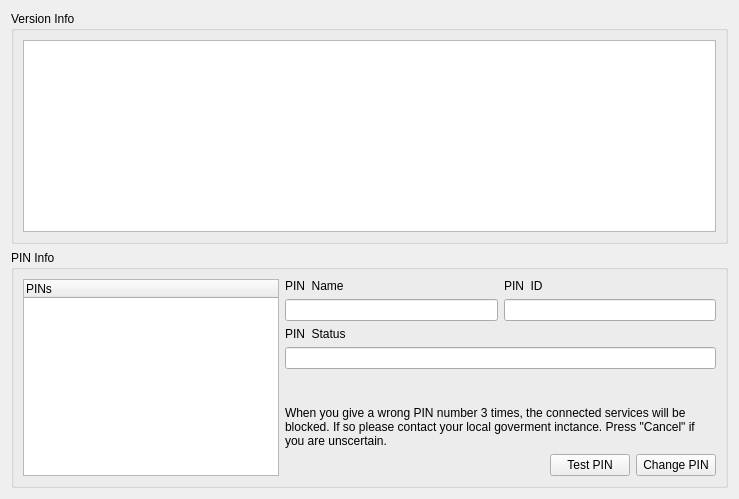
          <widget class="QWidget" name="tabCardPin">
           <property name="focusPolicy">
            <enum>Qt::NoFocus</enum>
           </property>
           <property name="accessibleName">
            <string>Tab Card and Pin</string>
           </property>
           <attribute name="title">
            <string>Card &amp;&amp; &amp;PIN</string>
           </attribute>
           <layout class="QGridLayout">
            <item row="0" column="0">
             <widget class="QGroupBox" name="grbPIN_VersionInfo">
              <property name="sizePolicy">
               <sizepolicy hsizetype="Preferred" vsizetype="Preferred">
                <horstretch>0</horstretch>
                <verstretch>2</verstretch>
               </sizepolicy>
              </property>
              <property name="styleSheet">
               <string/>
              </property>
              <property name="title">
               <string>Version Info</string>
              </property>
              <layout class="QGridLayout">
               <item row="0" column="0">
                <widget class="QTableWidget" name="tblCardAndPIN">
                 <property name="horizontalScrollBarPolicy">
                  <enum>Qt::ScrollBarAlwaysOff</enum>
                 </property>
                 <property name="showGrid">
                  <bool>false</bool>
                 </property>
                </widget>
               </item>
              </layout>
             </widget>
            </item>
            <item row="1" column="0">
             <widget class="QGroupBox" name="grbPIN_PINInfo">
              <property name="sizePolicy">
               <sizepolicy hsizetype="Preferred" vsizetype="Preferred">
                <horstretch>0</horstretch>
                <verstretch>2</verstretch>
               </sizepolicy>
              </property>
              <property name="styleSheet">
               <string/>
              </property>
              <property name="title">
               <string>PIN Info</string>
              </property>
              <layout class="QGridLayout">
               <item row="0" column="0">
                <widget class="QTreeWidget" name="treePIN">
                 <column>
                  <property name="text">
                   <string>PINs</string>
                  </property>
                 </column>
                </widget>
               </item>
               <item row="0" column="1">
                <layout class="QVBoxLayout">
                 <item>
                  <layout class="QHBoxLayout">
                   <item>
                    <widget class="QLabel" name="lblPIN_Name">
                     <property name="sizePolicy">
                      <sizepolicy hsizetype="Expanding" vsizetype="Preferred">
                       <horstretch>0</horstretch>
                       <verstretch>0</verstretch>
                      </sizepolicy>
                     </property>
                     <property name="text">
                      <string>PIN  Name</string>
                     </property>
                    </widget>
                   </item>
                   <item>
                    <widget class="QLabel" name="lblPIN_ID">
                     <property name="sizePolicy">
                      <sizepolicy hsizetype="Expanding" vsizetype="Preferred">
                       <horstretch>0</horstretch>
                       <verstretch>0</verstretch>
                      </sizepolicy>
                     </property>
                     <property name="text">
                      <string>PIN  ID</string>
                     </property>
                    </widget>
                   </item>
                  </layout>
                 </item>
                 <item>
                  <layout class="QHBoxLayout">
                   <item>
                    <widget class="QLineEdit" name="txtPIN_Name">
                     <property name="readOnly">
                      <bool>true</bool>
                     </property>
                    </widget>
                   </item>
                   <item>
                    <widget class="QLineEdit" name="txtPIN_ID">
                     <property name="readOnly">
                      <bool>true</bool>
                     </property>
                    </widget>
                   </item>
                  </layout>
                 </item>
                 <item>
                  <widget class="QLabel" name="lblPIN_Status">
                   <property name="sizePolicy">
                    <sizepolicy hsizetype="Expanding" vsizetype="Preferred">
                     <horstretch>0</horstretch>
                     <verstretch>0</verstretch>
                    </sizepolicy>
                   </property>
                   <property name="text">
                    <string>PIN  Status</string>
                   </property>
                  </widget>
                 </item>
                 <item>
                  <widget class="QLineEdit" name="txtPIN_Status">
                   <property name="readOnly">
                    <bool>true</bool>
                   </property>
                  </widget>
                 </item>
                 <item>
                  <spacer>
                   <property name="orientation">
                    <enum>Qt::Vertical</enum>
                   </property>
                   <property name="sizeHint" stdset="0">
                    <size>
                     <width>431</width>
                     <height>31</height>
                    </size>
                   </property>
                  </spacer>
                 </item>
                 <item>
                  <widget class="QLabel" name="lblPIN_InfoAdd">
                   <property name="sizePolicy">
                    <sizepolicy hsizetype="Expanding" vsizetype="Preferred">
                     <horstretch>0</horstretch>
                     <verstretch>0</verstretch>
                    </sizepolicy>
                   </property>
                   <property name="text">
                    <string>When you give a wrong PIN number 3 times, the connected services will be blocked. If so please contact your local goverment inctance. Press &quot;Cancel&quot; if you are unscertain.</string>
                   </property>
                   <property name="wordWrap">
                    <bool>true</bool>
                   </property>
                  </widget>
                 </item>
                 <item>
                  <layout class="QHBoxLayout">
                   <item>
                    <spacer>
                     <property name="orientation">
                      <enum>Qt::Horizontal</enum>
                     </property>
                     <property name="sizeHint" stdset="0">
                      <size>
                       <width>251</width>
                       <height>20</height>
                      </size>
                     </property>
                    </spacer>
                   </item>
                   <item>
                    <widget class="QPushButton" name="btnPIN_Test">
                     <property name="font">
                      <font/>
                     </property>
                     <property name="text">
                      <string>Test PIN</string>
                     </property>
                    </widget>
                   </item>
                   <item>
                    <widget class="QPushButton" name="btnPIN_Change">
                     <property name="font">
                      <font/>
                     </property>
                     <property name="text">
                      <string>Change PIN</string>
                     </property>
                    </widget>
                   </item>
                  </layout>
                 </item>
                </layout>
               </item>
              </layout>
             </widget>
            </item>
           </layout>
          </widget>
